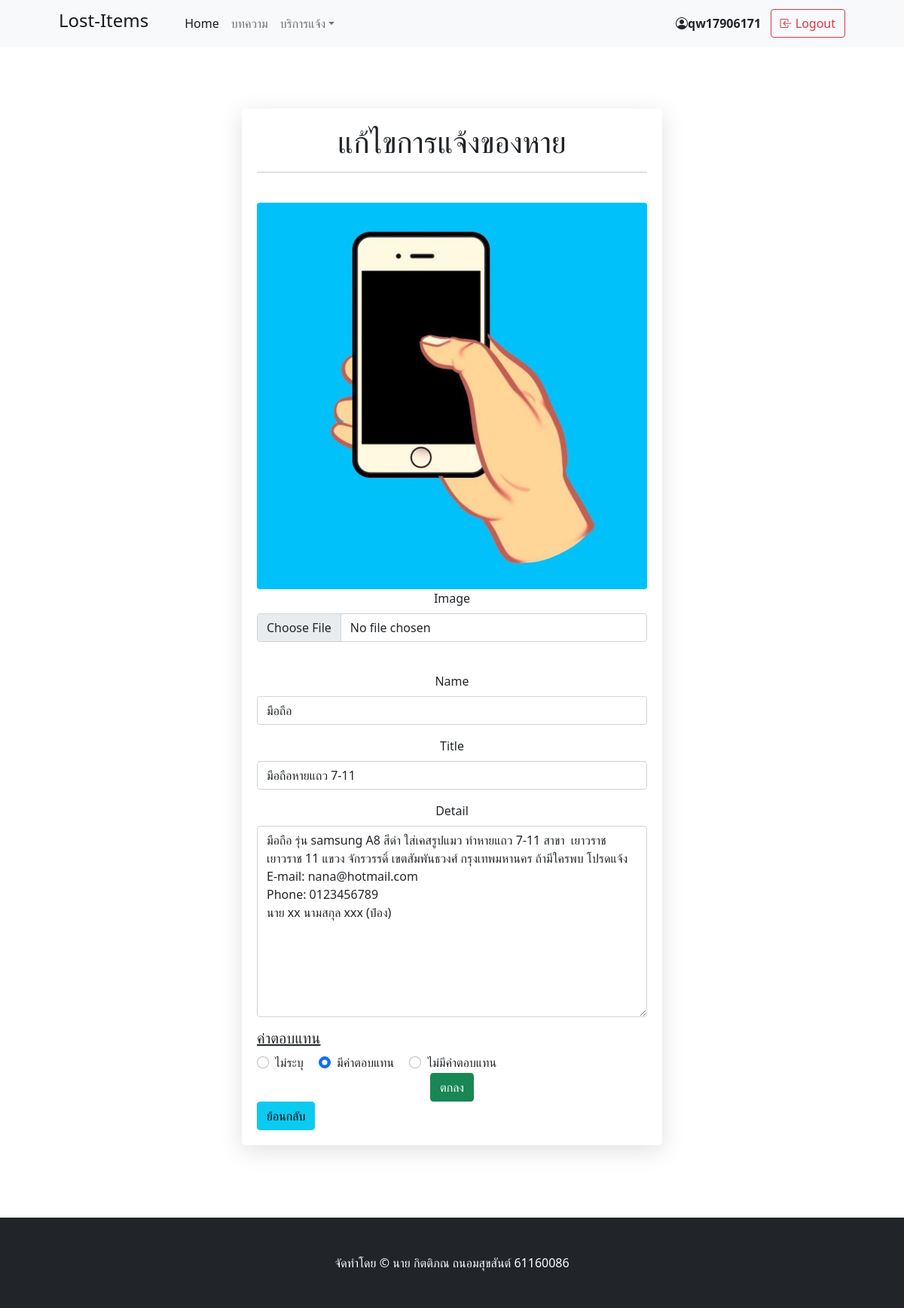
Screenshot of /edit_item_lost.php?id=5 (signed in) with the database file from the repository.
### tables this page shows
CREATE TABLE `item_lost` (
  `ID_Item` int(11) NOT NULL,
  `user_id` int(11) NOT NULL,
  `image` varchar(250) NOT NULL,
  `name` varchar(45) NOT NULL,
  `title` varchar(250) NOT NULL,
  `date` timestamp NOT NULL DEFAULT current_timestamp(),
  `detail` varchar(1000) NOT NULL,
  `reward` varchar(10) NOT NULL
);

### edit_item_lost.php (the view, shortened to what this page needs)
<!DOCTYPE html>
<html lang="en">
    <head>
        <link href="https://cdn.jsdelivr.net/npm/bootstrap-icons@1.5.0/font/bootstrap-icons.css" rel="stylesheet" />
        <link href="css/styles.css" rel="stylesheet" />
    </head>
    <body >
        <nav class="navbar navbar-expand-lg navbar-light bg-light fixed-top">
            <div class="container px-4 px-lg-5">
                <a class="navbar-brand" href="#!"><h4>Lost-Items</h4></a>
                <div class="collapse navbar-collapse" id="navbarSupportedContent">
                    <ul class="navbar-nav me-auto mb-2 mb-lg-0 ms-lg-4">
                        <li class="nav-item"><a class="nav-link active" aria-current="page" href="index.php">Home</a></li>
                        <li class="nav-item"><a class="nav-link" href="admin/index-articles.php">บทความ</a></li>
                        <li class="nav-item dropdown">
                            <a class="nav-link dropdown-toggle" id="navbarDropdown" href="#" role="button" data-bs-toggle="dropdown" aria-expanded="false">บริการแจ้ง</a>
                        </li>
                     </ul>
                     <i class="bi bi-person-circle"></i> <b><?php echo $_SESSION["username"]; ?></b>  &nbsp; &nbsp;
                    <form class="d-flex" action="db/logout.php">
                        <button class="btn btn-outline-danger"  type="submit">
                        <i class="bi bi-box-arrow-in-left"></i>
                            Logout
                        </button>
                    </form>
                </div>
            </div>
        </nav>
        <section class="py-5">
<?php
    require_once('db/connection.php');
    $mysqli = new mysqli($db_host, $db_user, $db_password, $db_name);
    $mysqli->set_charset("utf8");
if(isset($_REQUEST['id'])){
      $uid = trim($_REQUEST['id']);
      $uid = htmlentities($uid);
      $sql = "SELECT *
      FROM item_lost
      WHERE ID_item = ? ";
      $stmt = $mysqli->prepare($sql);
      $stmt->bind_param("i",$uid);
      $stmt->execute();
      $result = $stmt->get_result();
      $row = $result->fetch_object();
?>
    <section class="py-5 text-center container">
            <div class="col-lg-6 col-md-8 mx-auto" style=" border-radius: 5px; padding: 20px;box-shadow: rgba(100, 100, 111, 0.2) 0px 7px 29px 0px;">
                <h1 class="fw-light">แก้ไขการแจ้งของหาย</h1>
                <hr>
                <img src="upload/<?php echo $row->image ?>" class="img-fluid rounded mt-4" alt="" >
                <form action="db/save_edit_lost.php" method="POST" enctype="multipart/form-data">
                    <div class="mb-3" >
                        <label for="image" class="form-label">Image</label>
                        <input type="file" accept="image/*" id="imgInput" name="file" class="form-control"  >
                    </div>
                    <div class="mb-3">
                        <label for="title" class="form-label">Name</label>
                        <input type="text" name="name" required class="form-control"  value= "<?php echo $row->name ?>" maxlength="45" required>
                    </div>
                    <div class="mb-3">
                        <label for="title" class="form-label">Title</label>
                        <input type="text" name="title" required class="form-control"  value= "<?php echo $row->title ?>" maxlength="30" required>
                    </div>
                    <div class="mb-3">
                        <label for="content" class="form-label">Detail</label>
                        <textarea class="form-control" required name="detail" rows="10"  maxlength="250" required><?php echo $row->detail ?></textarea>
                    </div>
                    <div align="left">
                        <h5><u>ค่าตอบแทน</u></h5>
                        <div class="form-check form-check-inline">
                            <input class="form-check-input" type="radio" name="reward" id="check" value="ไม่ระบุ" <?php if($row->reward =='ไม่ระบุ') {echo 'checked';} ?>>
                            <label class="form-check-label" for="inlineRadio1">ไม่ระบุ</label>
                        </div>
                        <div class="form-check form-check-inline">
                            <input class="form-check-input" type="radio" name="reward" id="check" value="มี" <?php if($row->reward =='มี') {echo 'checked';} ?>>
                             <label class="form-check-label" for="inlineRadio2">มีค่าตอบแทน</label>
                        </div>
                        <div class="form-check form-check-inline">
                            <input class="form-check-input" type="radio" name="reward" id="check" value="ไม่มี"<?php if($row->reward =='ไม่มี') {echo 'checked';} ?>>
                             <label class="form-check-label" for="inlineRadio2">ไม่มีค่าตอบแทน</label>
                        </div>
                    </div>
                    <button class="btn btn-success" type="submit" name="submit">ตกลง</button>
                    <div align="left">
                    <a href="javascript:history.back()" class="btn btn-outline-info active " role="button" aria-pressed="true">ย้อนกลับ</a>
                    </div>
                </form>
            </div>
    </section>
<?php
 }else {
  header("location: user_info.php");
}
?>
        </section>
        <footer class="py-5 bg-dark">
            <div class="container"><p class="m-0 text-center text-white">จัดทำโดย &copy; นาย กิตติภณ ถนอมสุขสันต์ 61160086</p></div>
        </footer>
    </body>
</html>

### rows the page displays
item_lost: image (picture), name "มือถือ", title "มือถือหายแถว 7-11", detail "มือถือ รุ่น samsung A8 สีดำ ใส่เคสรูปแมว ทำหายแถว 7-11 สาขา เยาวราช เยาวราช 11 แขวง จักรวรรดิ์ เขตสัมพันธวงศ์ กรุงเทพมหานคร ถ้ามีใครพบ โปรดแจ้ง E-mail: nana@hotmail.com Phone: 0123456789 นาย xx นามสกุล xxx (ป๋อง)", reward "☑"

### other values shown
$_SESSION["username"] "qw17906171"
